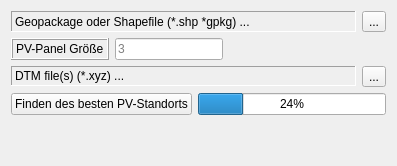
         <widget class="QWidget" name="tab_6">
          <attribute name="title">
           <string>PV Panels</string>
          </attribute>
          <layout class="QGridLayout" name="gridLayout_23">
           <item row="0" column="0" colspan="4">
            <layout class="QGridLayout" name="gridLayout_21">
             <item row="0" column="1">
              <widget class="QToolButton" name="pvPanelButton">
               <property name="minimumSize">
                <size>
                 <width>0</width>
                 <height>20</height>
                </size>
               </property>
               <property name="text">
                <string>...</string>
               </property>
              </widget>
             </item>
             <item row="0" column="0">
              <widget class="QLabel" name="pvPanelLabel">
               <property name="minimumSize">
                <size>
                 <width>0</width>
                 <height>20</height>
                </size>
               </property>
               <property name="frameShape">
                <enum>QFrame::Panel</enum>
               </property>
               <property name="frameShadow">
                <enum>QFrame::Sunken</enum>
               </property>
               <property name="lineWidth">
                <number>1</number>
               </property>
               <property name="midLineWidth">
                <number>0</number>
               </property>
               <property name="text">
                <string>Geopackage oder Shapefile (*.shp *gpkg) ...</string>
               </property>
              </widget>
             </item>
            </layout>
           </item>
           <item row="1" column="0">
            <widget class="QLabel" name="label_4">
             <property name="sizePolicy">
              <sizepolicy hsizetype="Minimum" vsizetype="Preferred">
               <horstretch>0</horstretch>
               <verstretch>0</verstretch>
              </sizepolicy>
             </property>
             <property name="frameShape">
              <enum>QFrame::Box</enum>
             </property>
             <property name="frameShadow">
              <enum>QFrame::Raised</enum>
             </property>
             <property name="text">
              <string>PV-Panel Größe</string>
             </property>
            </widget>
           </item>
           <item row="3" column="0" colspan="2">
            <widget class="QPushButton" name="findBestLocPanelButton">
             <property name="layoutDirection">
              <enum>Qt::LeftToRight</enum>
             </property>
             <property name="text">
              <string>Finden des besten PV-Standorts</string>
             </property>
            </widget>
           </item>
           <item row="2" column="0" colspan="4">
            <layout class="QGridLayout" name="gridLayout_22">
             <item row="0" column="1">
              <widget class="QToolButton" name="pvPanelButton_3">
               <property name="minimumSize">
                <size>
                 <width>0</width>
                 <height>20</height>
                </size>
               </property>
               <property name="text">
                <string>...</string>
               </property>
              </widget>
             </item>
             <item row="0" column="0">
              <widget class="QLabel" name="dtmLabel">
               <property name="sizePolicy">
                <sizepolicy hsizetype="Preferred" vsizetype="Fixed">
                 <horstretch>0</horstretch>
                 <verstretch>0</verstretch>
                </sizepolicy>
               </property>
               <property name="minimumSize">
                <size>
                 <width>0</width>
                 <height>20</height>
                </size>
               </property>
               <property name="frameShape">
                <enum>QFrame::Panel</enum>
               </property>
               <property name="frameShadow">
                <enum>QFrame::Sunken</enum>
               </property>
               <property name="lineWidth">
                <number>1</number>
               </property>
               <property name="midLineWidth">
                <number>0</number>
               </property>
               <property name="text">
                <string>DTM file(s) (*.xyz) ...</string>
               </property>
              </widget>
             </item>
            </layout>
           </item>
           <item row="3" column="2" colspan="2">
            <widget class="QProgressBar" name="findBestLocPanelProgressBar">
             <property name="value">
              <number>24</number>
             </property>
            </widget>
           </item>
           <item row="1" column="1" colspan="2">
            <widget class="QLineEdit" name="distanceBetweenCenterPanelsLineEdit">
             <property name="sizePolicy">
              <sizepolicy hsizetype="Minimum" vsizetype="Fixed">
               <horstretch>0</horstretch>
               <verstretch>0</verstretch>
              </sizepolicy>
             </property>
             <property name="placeholderText">
              <string>3</string>
             </property>
            </widget>
           </item>
           <item row="1" column="3">
            <spacer name="horizontalSpacer_5">
             <property name="orientation">
              <enum>Qt::Horizontal</enum>
             </property>
             <property name="sizeHint" stdset="0">
              <size>
               <width>40</width>
               <height>20</height>
              </size>
             </property>
            </spacer>
           </item>
           <item row="4" column="0">
            <spacer name="verticalSpacer_15">
             <property name="orientation">
              <enum>Qt::Vertical</enum>
             </property>
             <property name="sizeHint" stdset="0">
              <size>
               <width>20</width>
               <height>40</height>
              </size>
             </property>
            </spacer>
           </item>
          </layout>
         </widget>
